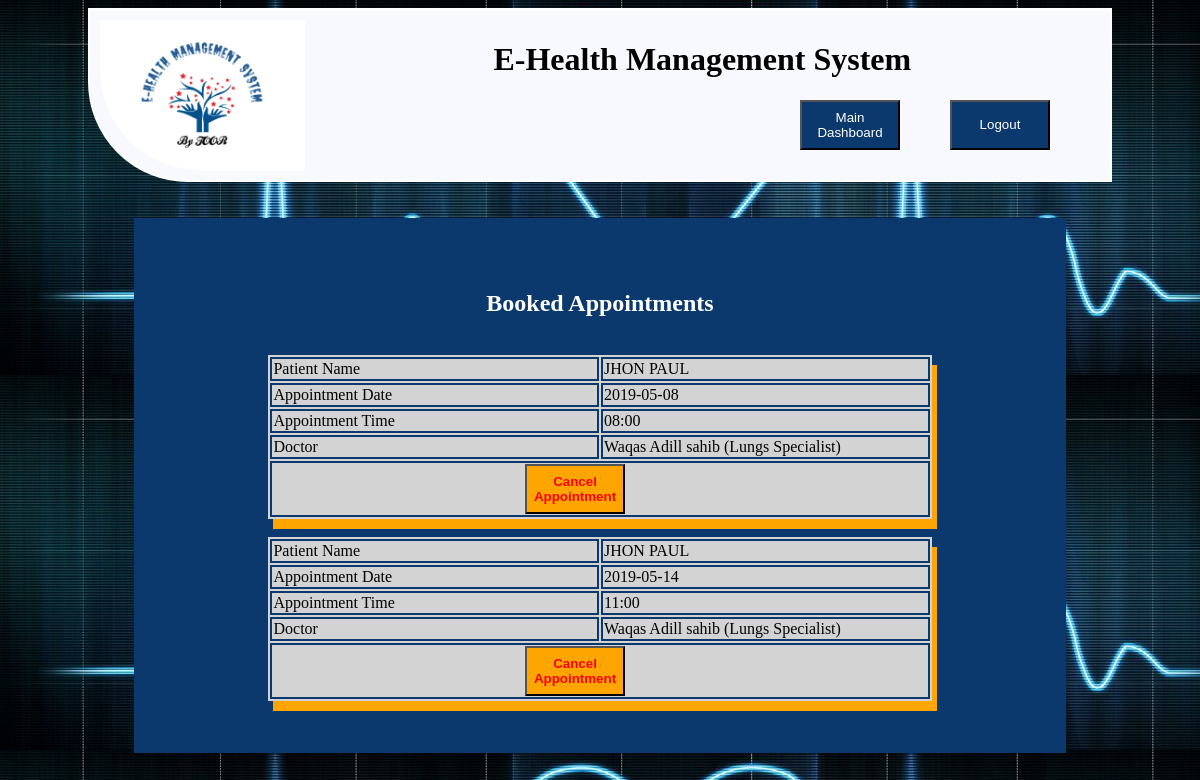
The app's page /bookedappointment.php (signed in) with its own data.
### tables this page shows
CREATE TABLE `createdbookedappointments` (
  `Id` int(100) NOT NULL,
  `slotdate` varchar(100) NOT NULL,
  `slottime` varchar(100) NOT NULL,
  `doctorid` int(100) DEFAULT NULL,
  `patientid` int(100) DEFAULT NULL
);

CREATE TABLE `user` (
  `UserId` int(100) NOT NULL,
  `UserName` varchar(100) NOT NULL,
  `UserGender` varchar(100) NOT NULL,
  `UserEmail` varchar(100) NOT NULL,
  `UserPassword` varchar(100) NOT NULL,
  `UserNumber` int(100) NOT NULL,
  `UserDiscription` varchar(100) NOT NULL,
  `UserAddress` varchar(100) NOT NULL,
  `UserType` varchar(100) NOT NULL,
  `UserImage` varchar(100) NOT NULL,
  `UserStatus` varchar(100) NOT NULL
);

### bookedappointment.php (the view, shortened to what this page needs)
<html>
<head>
<link rel="stylesheet" type="text/css" href="index.css">
<link rel="stylesheet" type="text/css" href="dashboard.css">
</head>
    <center><body background="images/background.jpg">
                <header>
                         <div id="header-div1">
                                <img src="images/e-logo.png" id="heaader-logo">
	                            <h1 style="font-family:Brush Script MT;">E-Health Management System</h1>
								<a href="logout.php"><button Style="background-color:#0b396d; width:100px; height:50px; float:right; color:white; margin-right:50px;">Logout</button></a>
							    <a href="Patientdashboard.php"><button Style="background-color:#0b396d; width:100px; height:50px; float:right; color:white; margin-right:50px;">Main Dashboard</button></a>
	                    </div>
                </header><br><br>
<?php
require('DbConnectionNew.php');
$UserId=$_SESSION['UserId'];
$patientName=$_SESSION["UserName"];
echo'<div id="dashboard-main-div" class="dashboard-main-div" style="background-color:#0b396d; color:white;">	';
		 echo'<h2>Booked Appointments</h2>';
$date= date("Y-m-d", strtotime("-1 day"));
$conn = mysqli_connect($server, $user, $password, $dbname);
	$sql = "SELECT * FROM `createdbookedappointments` INNER JOIN user ON createdbookedappointments.doctorid=user.UserId  WHERE  patientid = '$UserId' AND slotdate >= '$date'";
     $result = mysqli_query($conn, $sql);
if (mysqli_num_rows($result) > 0) {
	  while($row = mysqli_fetch_assoc($result)){
		 echo'<table class="viewprofile-table" style="width:80%;height:auto;  box-shadow: 5px 10px orange;" >
		  <tr>
		       <td>Patient Name</td>
		       <td>'.$patientName.'</td>
		  </tr>
		  <tr>
		       <td>Appointment Date</td>
		       <td>  '. $row["slotdate"].'</td>
		  </tr><br>
		  <tr>
		       <td>Appointment Time</td>
		       <td>'. $row["slottime"].'</td>
		  </tr>
		   <tr>
		       <td>Doctor</td>
		       <td>'. $row["UserName"].' ('. $row["UserDiscription"].')</td>
		  </tr>
		  <tr>
		  <td colspan="2"><center><a href="cancelbypatient.php"><button Style="background-color:orange; width:100px; height:50px; color:red; margin-right:50px; "><B>Cancel Appointment</B></button></a></center></td>
		  </tr>
		  </table>';
	  }
    }
	else{
		echo "You have no appointment";
	}
	     echo'</div>';
	?>
            </body>
</html>

### index.css (style rules this page uses)
body { background-color: white ; }
#header-div1 { border: 2px solid white; padding: 10px; border-bottom-left-radius: 100px 100px; height: 150; width: 1000px; background-color: GhostWhite ; }
#heaader-logo { float:left; height:150; border-bottom-left-radius: 100px 100px; }

### dashboard.css (style rules this page uses)
.dashboard-main-div { background-color:white; width:70%; height:auto; border: 2px solid #0b396d; padding:50px; }
.viewprofile-table { background-color:lightgrey; width:70%; height:20%; text-align:left; }
.viewprofile-table td { width:50%; height:50%; border: 2px solid #0b396d; text-align:left; }

### records on screen
createdbookedappointments: slotdate "2019-05-08", slottime "08:00", doctorid.UserName "Waqas Adill sahib", doctorid.UserDiscription "Lungs Specialist"
createdbookedappointments: slotdate "2019-05-14", slottime "11:00", doctorid.UserName "Waqas Adill sahib", doctorid.UserDiscription "Lungs Specialist"
